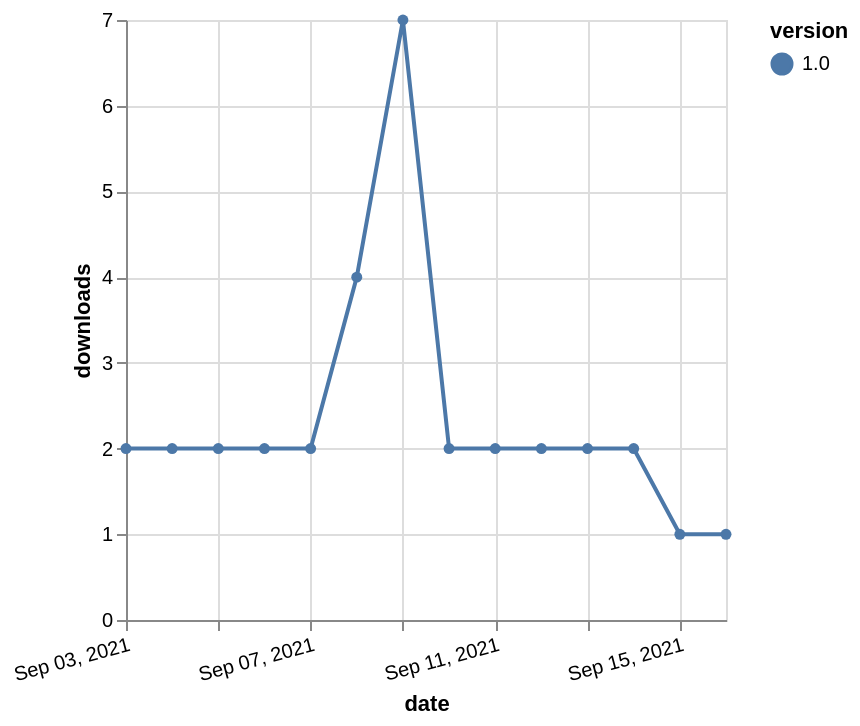

The specification (Vega-Lite) saved for this image:
### Vega-Lite specification from a JSON file in a GitHub repository (floating-point values rounded to 4 significant figures)
{"$schema": "https://vega.github.io/schema/vega-lite/v5.json", "description": "A simple bar chart with embedded data.", "data": {"values": [{"date": "2021-09-03", "total": 2565, "delta": 2, "version": "1.0"}, {"date": "2021-09-04", "total": 2567, "delta": 2, "version": "1.0"}, {"date": "2021-09-05", "total": 2569, "delta": 2, "version": "1.0"}, {"date": "2021-09-06", "total": 2571, "delta": 2, "version": "1.0"}, {"date": "2021-09-07", "total": 2573, "delta": 2, "version": "1.0"}, {"date": "2021-09-08", "total": 2577, "delta": 4, "version": "1.0"}, {"date": "2021-09-09", "total": 2584, "delta": 7, "version": "1.0"}, {"date": "2021-09-10", "total": 2586, "delta": 2, "version": "1.0"}, {"date": "2021-09-11", "total": 2588, "delta": 2, "version": "1.0"}, {"date": "2021-09-12", "total": 2590, "delta": 2, "version": "1.0"}, {"date": "2021-09-13", "total": 2592, "delta": 2, "version": "1.0"}, {"date": "2021-09-14", "total": 2594, "delta": 2, "version": "1.0"}, {"date": "2021-09-15", "total": 2595, "delta": 1, "version": "1.0"}, {"date": "2021-09-16", "total": 2596, "delta": 1, "version": "1.0"}]}, "width": "container", "mark": {"type": "line", "point": {"filled": true}}, "encoding": {"x": {"field": "date", "type": "temporal", "timeUnit": "yearmonthdate", "title": "date", "axis": {"labelAngle": -15}}, "y": {"field": "delta", "type": "quantitative", "title": "downloads"}, "color": {"field": "version", "type": "nominal"}, "tooltip": {"field": "delta"}}}
